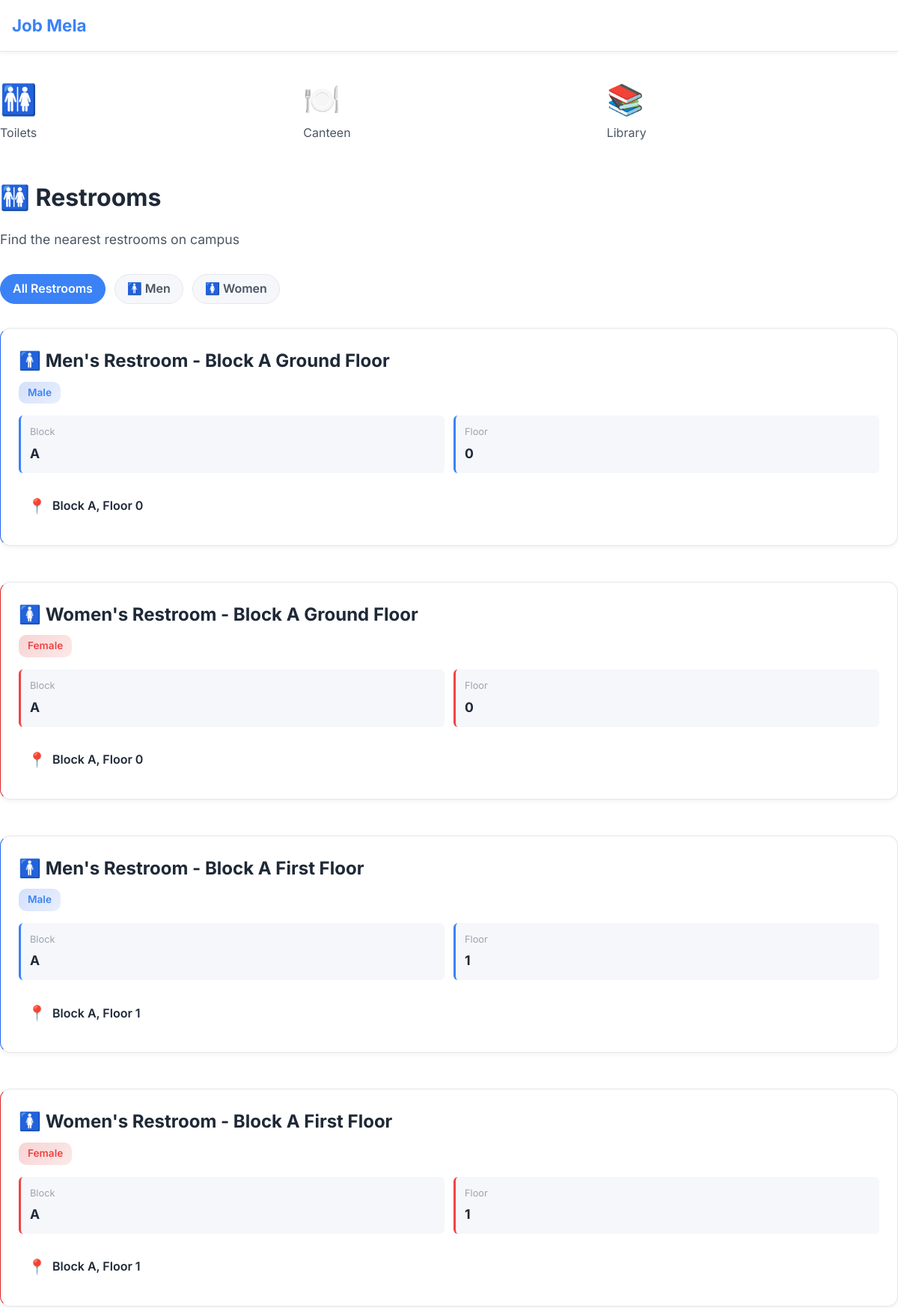
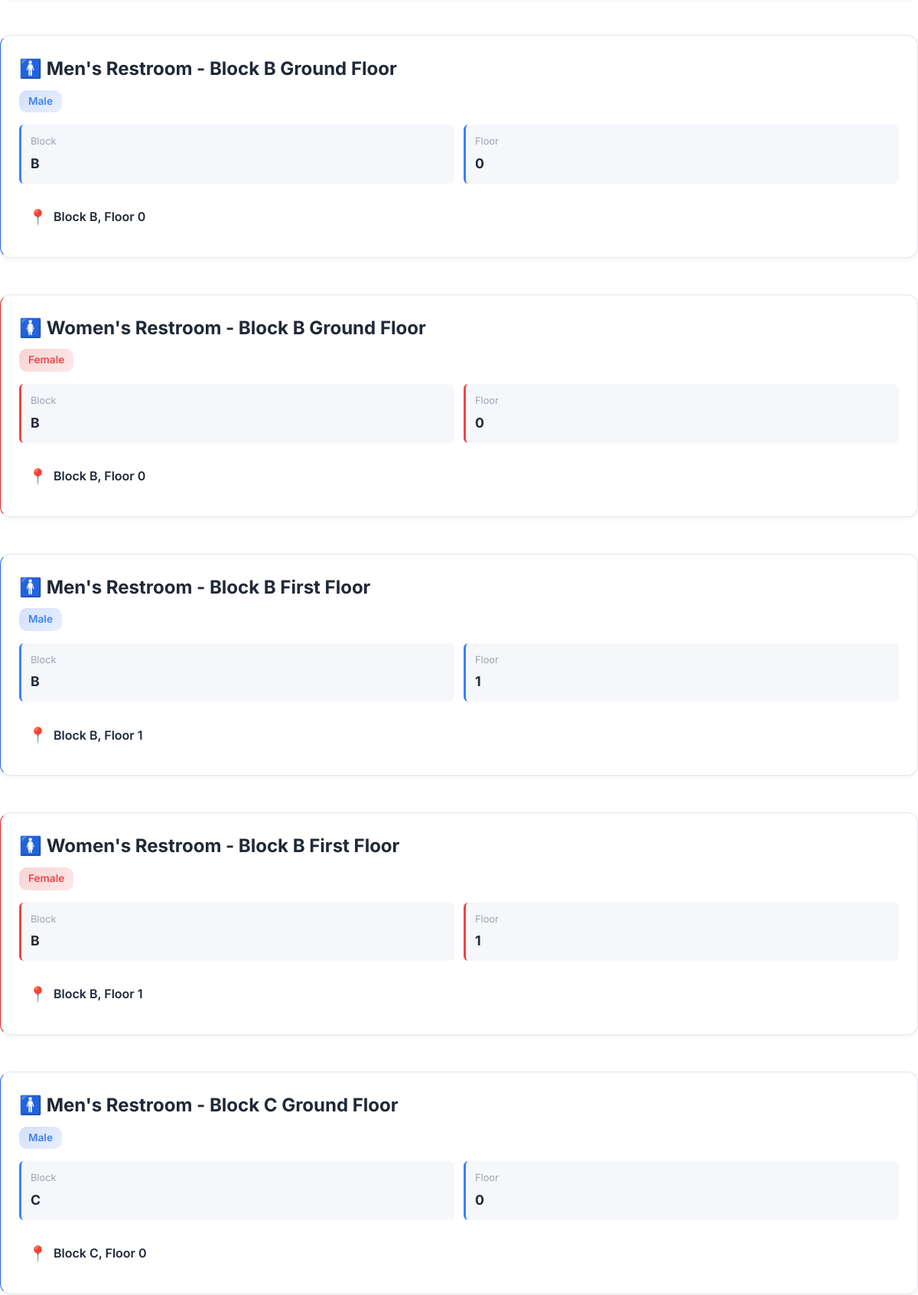
Page /toilets/ (upper part) on the committed database (2 pictures, top to bottom).
### companies/models.py (models this page shows, shortened)
class Facility(models.Model):
    LOCATION_TYPES = [
        ("CANTEEN", "Canteen"),
        ("LIBRARY", "Library"),
        ("TOILET", "Toilet"),
    ]
    GENDER_CHOICES = [
        ("MALE", "Male"),
        ("FEMALE", "Female"),
    ]
    name = models.CharField(max_length=100)
    location_type = models.CharField(max_length=20, choices=LOCATION_TYPES)
    block = models.CharField(max_length=10)
    floor = models.IntegerField()
    room_number = models.CharField(max_length=10, blank=True, null=True)
    gender = models.CharField(
        max_length=10,
        choices=GENDER_CHOICES,
        blank=True,
        null=True
    )

### dashboard/views.py (the view)
# urls.py: path('toilets/', views.toilets, name='toilets'),
def toilets(request):
    gender = request.GET.get("gender")
    toilets = Facility.objects.filter(location_type="TOILET")
    if gender:
        toilets = toilets.filter(gender=gender)
    context = {
        "toilets": toilets
    }
    return render(request, "dashboard/toilets.html", context)

### dashboard/templates/dashboard/toilets.html (shortened to what this page needs)
{% extends 'dashboard/base.html' %}
{% block content %}
<div style="margin-bottom: 2rem;">
  <h1 class="text-gradient">🚻 Restrooms</h1>
  <p style="color: var(--text-secondary); font-size: 1.1rem;">Find the nearest restrooms on campus</p>
</div>
<div style="margin-bottom: 2rem;">
  <div class="filter-chips" style="justify-content: flex-start;">
    <a href="{% url 'dashboard:toilets' %}" class="filter-chip {% if not request.GET.gender %}active{% endif %}">
      All Restrooms
    </a>
    <a href="{% url 'dashboard:toilets' %}?gender=MALE"
      class="filter-chip {% if request.GET.gender == 'MALE' %}active{% endif %}">
      🚹 Men
    </a>
    <a href="{% url 'dashboard:toilets' %}?gender=FEMALE"
      class="filter-chip {% if request.GET.gender == 'FEMALE' %}active{% endif %}">
      🚺 Women
    </a>
  </div>
</div>
<div style="display: grid; gap: 1.5rem;">
  {% for toilet in toilets %}
  <div class="card facility-card"
    style="{% if toilet.gender == 'MALE' %}border-left-color: #2563eb;{% else %}border-left-color: #dc2626;{% endif %}">
    <div class="card-body">
      <div style="display: flex; justify-content: space-between; align-items: start; margin-bottom: 1rem;">
        <div style="flex: 1;">
          <h3 style="margin-bottom: 0.5rem; font-size: 1.5rem;">
            {% if toilet.gender == 'MALE' %}🚹{% elif toilet.gender == 'FEMALE' %}🚺{% else %}🚻{% endif %}
            {{ toilet.name }}
          </h3>
          <div
            style="display: inline-block; padding: 0.25rem 0.75rem; background: {% if toilet.gender == 'MALE' %}linear-gradient(135deg, rgba(37, 99, 235, 0.2) 0%, rgba(37, 99, 235, 0.1) 100%){% else %}linear-gradient(135deg, rgba(220, 38, 38, 0.2) 0%, rgba(220, 38, 38, 0.1) 100%){% endif %}; border-radius: var(--radius-md); font-size: 0.85rem; font-weight: 600; color: {% if toilet.gender == 'MALE' %}var(--color-primary){% else %}var(--color-secondary){% endif %};">
            {{ toilet.get_gender_display }}
          </div>
        </div>
      </div>
      <div
        style="display: grid; grid-template-columns: repeat(auto-fit, minmax(120px, 1fr)); gap: 0.75rem; margin-top: 1rem;">
        <div
          style="background: var(--bg-secondary); padding: 0.75rem; border-radius: var(--radius-sm); border-left: 3px solid {% if toilet.gender == 'MALE' %}var(--color-primary){% else %}var(--color-secondary){% endif %};">
          <div style="color: var(--text-muted); font-size: 0.8rem; margin-bottom: 0.25rem;">Block</div>
          <div style="font-weight: 700; font-size: 1.1rem; color: var(--text-primary);">{{ toilet.block }}</div>
        </div>
        <div
          style="background: var(--bg-secondary); padding: 0.75rem; border-radius: var(--radius-sm); border-left: 3px solid {% if toilet.gender == 'MALE' %}var(--color-primary){% else %}var(--color-secondary){% endif %};">
          <div style="color: var(--text-muted); font-size: 0.8rem; margin-bottom: 0.25rem;">Floor</div>
          <div style="font-weight: 700; font-size: 1.1rem; color: var(--text-primary);">{{ toilet.floor }}</div>
        </div>
      </div>
      <div
        style="margin-top: 1rem; padding: 0.75rem; background: var(--gradient-card); border-radius: var(--radius-md); display: flex; align-items: center; gap: 0.5rem;">
        <span style="font-size: 1.25rem;">📍</span>
        <span style="font-weight: 600; color: var(--text-primary);">
          Block {{ toilet.block }}, Floor {{ toilet.floor }}
        </span>
      </div>
    </div>
  </div>
  {% endfor %}
</div>
{% endblock %}

### static/css/main.css (style rules this page uses)
:root { --bg-primary: #ffffff; --bg-secondary: #f5f7fb; --bg-card: #ffffff; --color-primary: #3b82f6; --color-secondary: #ef4444; --color-accent: #2563eb; --text-primary: #1f2937; --text-secondary: #4b5563; --text-muted: #9ca3af; --text-white: #ffffff; --border-color: #e5e7eb; --shadow-sm: 0 2px 6px rgba(0,0,0,0.06); --shadow-md: 0 6px 18px rgba(0,0,0,0.08); --shadow-lg: 0 10px 30px rgba(0,0,0,0.12); --radius-sm: 6px; --radius-md: 10px; --radius-lg: 14px; --space-xs: 0.5rem; --space-sm: 0.75rem; --space-md: 1rem; --space-lg: 1.5rem; --space-xl: 2rem; --transition: 0.25s ease-in-out; }
* { margin: 0; padding: 0; box-sizing: border-box; }
html { scroll-behavior: smooth; }
body { font-family: system-ui, -apple-system, BlinkMacSystemFont, "Segoe UI", Roboto; background: var(--bg-primary); color: var(--text-primary); line-height: 1.6; padding-bottom: 80px; }
h1, h2, h3, h4 { font-weight: 700; margin-bottom: var(--space-md); }
p { color: var(--text-secondary); margin-bottom: var(--space-md); }
a { text-decoration: none; color: var(--color-primary); }
.card { background: var(--bg-card); border: 1px solid var(--border-color); border-radius: var(--radius-lg); box-shadow: var(--shadow-sm); margin-bottom: var(--space-lg); transition: var(--transition); }
.card-body { padding: var(--space-lg); }
.filter-chips { display: flex; flex-wrap: wrap; gap: var(--space-sm); }
.filter-chip { padding: 0.4rem 1rem; border-radius: 20px; background: var(--bg-secondary); border: 1px solid var(--border-color); cursor: pointer; font-weight: 600; color: var(--text-secondary); }
.filter-chip.active { background: var(--color-primary); color: var(--text-white); border-color: var(--color-primary); }

### dashboard/templates/dashboard/base.html (style rules this page uses)
body { font-family: 'Inter', -apple-system, BlinkMacSystemFont, 'Segoe UI', 'Roboto', sans-serif; }

### rows in the picture
Facility: name "Men's Restroom - Block A Ground Floor", gender "Male", block "A", floor "0"
Facility: name "Women's Restroom - Block A Ground Floor", gender "Female", block "A", floor "0"
Facility: name "Men's Restroom - Block A First Floor", gender "Male", block "A", floor "1"
Facility: name "Women's Restroom - Block A First Floor", gender "Female", block "A", floor "1"
Facility: name "Men's Restroom - Block B Ground Floor", gender "Male", block "B", floor "0"
Facility: name "Women's Restroom - Block B Ground Floor", gender "Female", block "B", floor "0"
Facility: name "Men's Restroom - Block B First Floor", gender "Male", block "B", floor "1"
Facility: name "Women's Restroom - Block B First Floor", gender "Female", block "B", floor "1"
Facility: name "Men's Restroom - Block C Ground Floor", gender "Male", block "C", floor "0"
